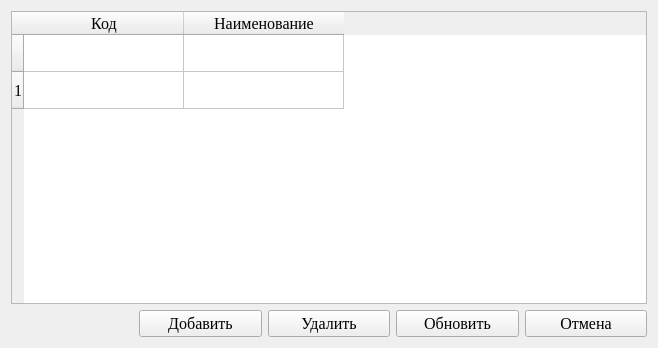
<?xml version="1.0" encoding="UTF-8"?>
<ui version="4.0">
 <class>PositionsDialog</class>
 <widget class="QWidget" name="PositionsDialog">
  <property name="geometry">
   <rect>
    <x>0</x>
    <y>0</y>
    <width>658</width>
    <height>348</height>
   </rect>
  </property>
  <property name="font">
   <font>
    <family>Times New Roman</family>
    <pointsize>12</pointsize>
   </font>
  </property>
  <property name="windowTitle">
   <string>Должности</string>
  </property>
  <property name="windowIcon">
   <iconset resource="../../../res.qrc">
    <normaloff>:/icons/icon.png</normaloff>:/icons/icon.png</iconset>
  </property>
  <layout class="QGridLayout" name="gridLayout">
   <item row="1" column="2">
    <widget class="QPushButton" name="delButton">
     <property name="text">
      <string>Удалить</string>
     </property>
    </widget>
   </item>
   <item row="1" column="4">
    <widget class="QPushButton" name="cancelButton">
     <property name="maximumSize">
      <size>
       <width>16777215</width>
       <height>16777215</height>
      </size>
     </property>
     <property name="text">
      <string>Отмена</string>
     </property>
    </widget>
   </item>
   <item row="0" column="0" colspan="5">
    <widget class="QTableWidget" name="tableWidget">
     <property name="selectionMode">
      <enum>QAbstractItemView::SingleSelection</enum>
     </property>
     <property name="selectionBehavior">
      <enum>QAbstractItemView::SelectRows</enum>
     </property>
     <attribute name="horizontalHeaderMinimumSectionSize">
      <number>62</number>
     </attribute>
     <attribute name="horizontalHeaderDefaultSectionSize">
      <number>160</number>
     </attribute>
     <attribute name="horizontalHeaderShowSortIndicator" stdset="0">
      <bool>false</bool>
     </attribute>
     <attribute name="horizontalHeaderStretchLastSection">
      <bool>false</bool>
     </attribute>
     <attribute name="verticalHeaderMinimumSectionSize">
      <number>32</number>
     </attribute>
     <attribute name="verticalHeaderDefaultSectionSize">
      <number>37</number>
     </attribute>
     <attribute name="verticalHeaderStretchLastSection">
      <bool>false</bool>
     </attribute>
     <row>
      <property name="text">
       <string/>
      </property>
      <property name="font">
       <font>
        <family>Times New Roman</family>
        <pointsize>12</pointsize>
       </font>
      </property>
     </row>
     <row>
      <property name="text">
       <string>1</string>
      </property>
     </row>
     <column>
      <property name="text">
       <string>Код</string>
      </property>
      <property name="font">
       <font>
        <family>Times New Roman</family>
        <pointsize>12</pointsize>
       </font>
      </property>
     </column>
     <column>
      <property name="text">
       <string>Наименование</string>
      </property>
      <property name="font">
       <font>
        <family>Times New Roman</family>
        <pointsize>12</pointsize>
       </font>
      </property>
     </column>
     <item row="0" column="0">
      <property name="text">
       <string/>
      </property>
      <property name="font">
       <font>
        <family>Times New Roman</family>
        <pointsize>12</pointsize>
       </font>
      </property>
     </item>
    </widget>
   </item>
   <item row="1" column="0">
    <widget class="QLabel" name="label">
     <property name="text">
      <string/>
     </property>
    </widget>
   </item>
   <item row="1" column="1">
    <widget class="QPushButton" name="addButton">
     <property name="text">
      <string>Добавить</string>
     </property>
    </widget>
   </item>
   <item row="1" column="3">
    <widget class="QPushButton" name="updateButton">
     <property name="text">
      <string>Обновить</string>
     </property>
    </widget>
   </item>
  </layout>
 </widget>
 <resources>
  <include location="../../../res.qrc"/>
 </resources>
 <connections/>
</ui>
